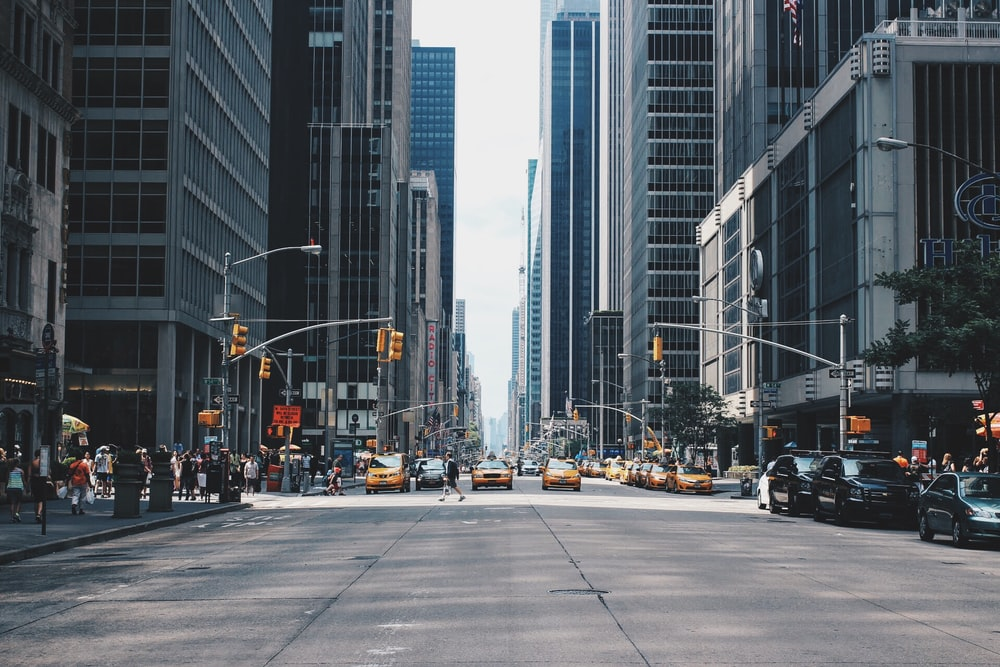
#> input picture city.jpeg, 1000 x 667 px, found by its file name
$ jupyter execute 'image transformation.ipynb'
#> lines starting #> are read from the running program, lines starting #| are printed output that depends on the picture; long printed decimals are rounded
[cell 1]
import matplotlib.pyplot as plt
import cv2

[cell 2]
import numpy as np

[cell 3]
img_path = "/Users/guoxian/workspace/courses/cvmit/city.jpeg"

[cell 4]
image = plt.imread(img_path)
#> image is the input picture: shape (667, 1000, 3); mean R, G, B 91.7, 97.5, 103.3

[cell 5]
plt.imshow(image)

[cell 6]
height, width, channel = image.shape
#> height = 667; width = 1000; channel = 3

[cell 7]
trans = np.array([
    [1, 0, 200],
    [0, 1.0, 200],
    [0, 0, 1]
])

[cell 8]
trans_img = cv2.warpPerspective(image, trans, (width, height))
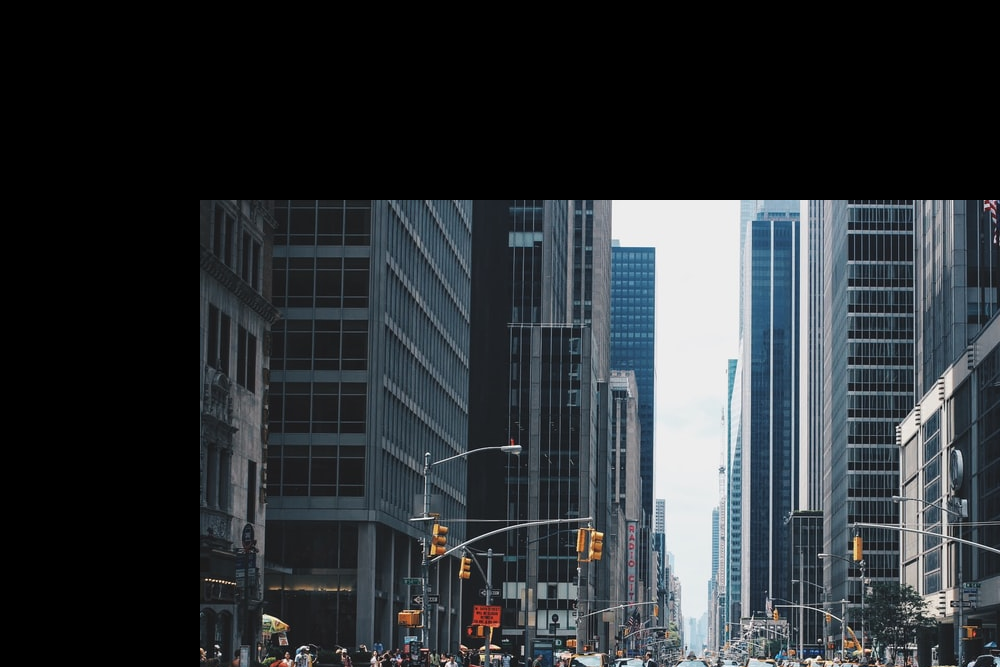
#> trans_img: shape (667, 1000, 3); mean R, G, B 45.7, 50.5, 54.3

[cell 9]
plt.imshow(trans_img)

[cell 10]
trans_affine_img = cv2.warpAffine(image, trans[:2], (width, height))

[cell 11]
plt.imshow(trans_affine_img)

[cell 12]
np.all(trans_affine_img == trans_img)
#> Out = True

[cell 13]
(trans_affine_img == trans_img).all()
#> Out = True

[cell 14]
# resize image could be done in two ways

resized_image = cv2.resize(image, None, fx=1.5, fy=1.8)
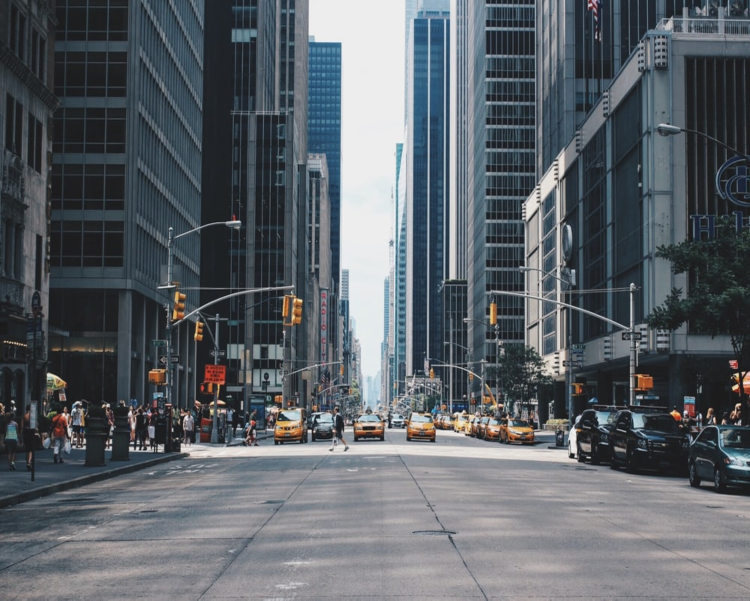
#> resized_image: shape (1201, 1500, 3) (shown at 1/2 size); mean R, G, B 91.6, 97.5, 103.3

[cell 15]
plt.imshow(resized_image)

[cell 16]
# Use perpective

M = np.array([
    [1.5, 0, 0],
    [0, 1.8, 0],
    [0, 0, 1]
])

[cell 17]
pers_resize = cv2.warpPerspective(image, M, (int(width * 2), int(height * 2.0)))
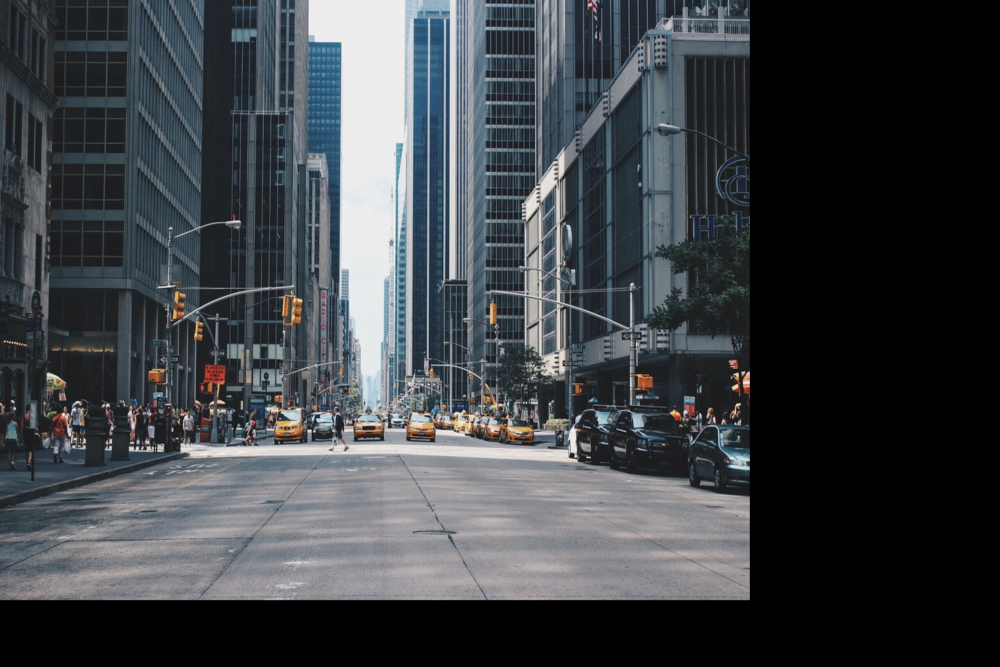
#> pers_resize: shape (1334, 2000, 3) (shown at 1/2 size); mean R, G, B 61.9, 65.8, 69.8

[cell 18]
plt.imshow(pers_resize)

[cell 19]
affine_resize = cv2.warpAffine(image, M[:2], (int(width * 1.5), int(height * 1.8)))
plt.imshow(affine_resize)

[cell 20]
# shear mapping
# Use perpective

M = np.array([
    [1, 1.5, 0],
    [0.1, 1, 0],
    [0, 0, 1]
])

[cell 21]
pers_shear = cv2.warpPerspective(image, M, (int(width * 2), int(height)))
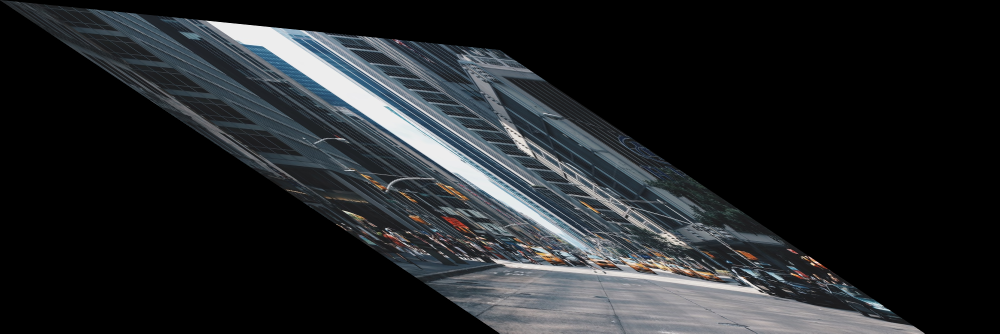
#> pers_shear: shape (667, 2000, 3) (shown at 1/2 size); mean R, G, B 34.2, 36.8, 39.1
plt.imshow(pers_shear)

[cell 22]
affine_shear = cv2.warpAffine(image, M[:2], (int(width * 2), int(height)))
plt.imshow(affine_shear)

[cell 23]
# flip

M = np.array([
    [1., 0, 0],
    [0, -1, 0.5 * height],
    [0, 0, 1]
])
#> M = [[1, 0, 0], [0, -1, 333.5], [0, 0, 1]]

# flip top down
pers_flip_image = cv2.warpPerspective(image, M, (int(width), int(height * 1.2)))
plt.imshow(pers_flip_image)

[cell 24]
# flip

M = np.array([
    [-1.0, 0, 1.2 * width],
    [0, 1, 0],
    [0, 0, 1]
])
#> M = [[-1, 0, 1200], [0, 1, 0], [0, 0, 1]]

# flip left right
pers_flip_image = cv2.warpPerspective(image, M, (int(width), int(height)))
#> pers_flip_image: shape (667, 1000, 3)
plt.imshow(pers_flip_image)

[cell 25]
theta = np.pi / 8
# This rotation angle is from x-axis to y-axis.

M = np.array([
    [np.cos(theta), -np.sin(theta), 0],
    [np.sin(theta), np.cos(theta), 0],
    [0, 0, 1]
])

# flip left right
pers_flip_image = cv2.warpPerspective(image, M, (int(width), int(height)))
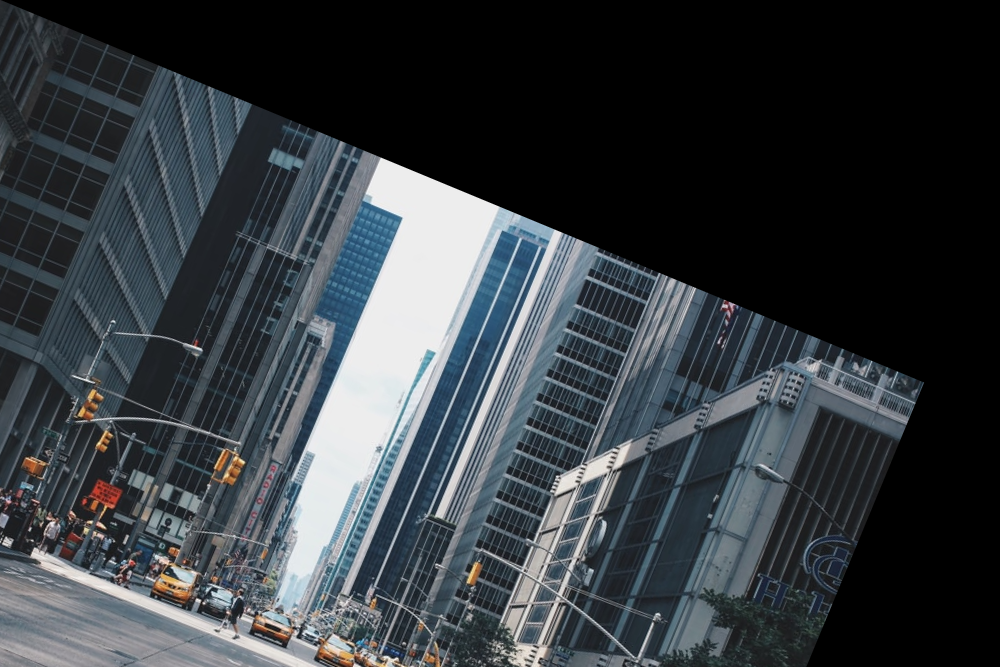
#> pers_flip_image: shape (667, 1000, 3); mean R, G, B 54, 59.5, 64
plt.imshow(pers_flip_image)

[cell 26]
theta = np.pi / 8
# This rotation angle is from x-axis to y-axis.

M = np.array([
    [np.cos(theta), -np.sin(theta), 0],
    [np.sin(theta), np.cos(theta), 0],
    [0, 0, 1]
])

# flip left right
pers_flip_image = cv2.warpAffine(image, M[:2], (int(width), int(height)))
plt.imshow(pers_flip_image)

[cell 27]
# cropping
plt.imshow(image[500:, 600:])
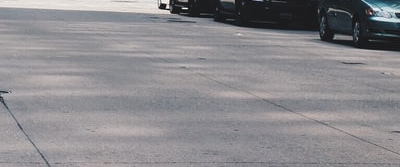
#> shown: shape (167, 400, 3); mean R, G, B 139.5, 137.8, 141.2

[cell 28]
from scipy.signal import convolve2d as conv2d
def gau(kernel_size=9):
    sigma = kernel_size / 6.0
    x_coord, y_coord = np.meshgrid(
        np.arange(-kernel_size // 2, kernel_size // 2 + 1),
        np.arange(-kernel_size // 2, kernel_size // 2 + 1)
    )
    gau = np.exp(-(x_coord ** 2 + y_coord ** 2) / (2 * sigma ** 2))

    return gau / gau.sum()

[cell 29]
import matplotlib.pyplot as plt
import numpy as np
import cv2
import copy

image = cv2.cvtColor(plt.imread("city.jpeg"), cv2.COLOR_RGB2GRAY)
#> image: shape (667, 1000); min 1, max 255, mean 96.4
image = image[:640, :992]
#> image: shape (640, 992)
plt.figure()
plt.imshow(image)

gau_pyramids = [copy.deepcopy(image)]
lap_pyramids = []

plt.title("origin image")


for i in range(3):
    smooth_image = conv2d(image, gau(5), "same")
#     print(image[:5, :5])
    shape = image.shape
    image = image[:int(shape[0] // 2 * 2), :int(shape[1] // 2 * 2)]
    # downsample
    ds_image = smooth_image[::2, ::2]
    print(ds_image[:5, :5])
    gau_pyramids.append(ds_image)
    up_image = cv2.resize(ds_image, tuple(map(lambda x : int(x * 2), ds_image.shape[::-1])))
    plt.figure()
    plt.imshow(ds_image)
    plt.title("downsample 2 ** {}".format(i + 1))
    plt.figure()

    # This laplacian is achieved by using the features before smooth-layer.
    lap_image = image - up_image

    print("Close: ", np.allclose(lap_image + cv2.resize(ds_image, tuple(map(lambda x : int(x * 2), ds_image.shape[::-1]))), image))

    print(image.shape, up_image.shape)
    lap_pyramids.append(lap_image)
    plt.imshow(lap_image)
    image = ds_image
    plt.title("LAP image")
#> this loop made 3 passes
#> (printed output is left out)
#> pass 1, `lap_image = image - up_image`:
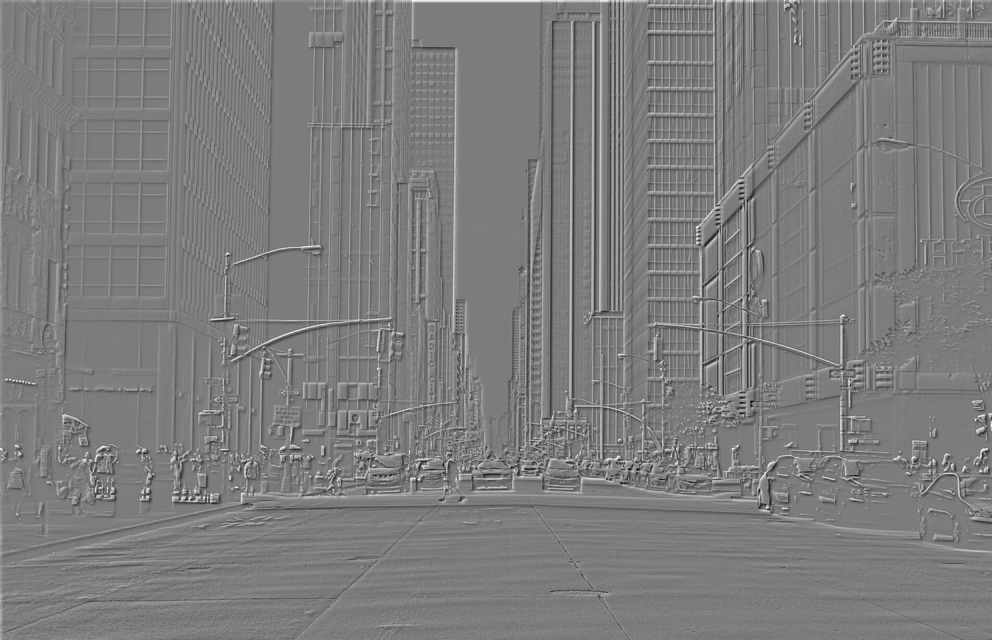
#> lap_image: shape (640, 992) float64; min -194.4, max 203, mean 0.5; drawn with min black and max white
#> after the loop:
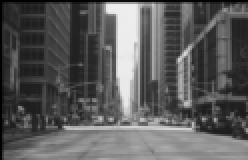
#> ds_image: shape (80, 124) float64 (shown 2 times larger); min 0.0756, max 237, mean 91.6
#> after the loop, gau_pyramids = 4 items; lap_pyramids = 3 items

res_img = gau_pyramids[-1]
print("last gau: ", res_img[:5, :5])
#| last gau:  [[ 0.07563  1.152  1.739  1.899  2.153]
#|  [ 1.175 17.960 27.005 27.927 32.690]
#|  [ 1.732 26.986  40.953 35.896 45.230]
#|  [ 1.850 27.939  40.832 34.671  40.381]
#|  [ 1.749 26.911 41.121 35.887  38.883]]

for idx, img in enumerate(gau_pyramids):
    print(idx, img.shape)
#> this loop made 4 passes
#| 0 (640, 992)
#| 1 (320, 496)
#| 2 (160, 248)
#| 3 (80, 124)
for idx, img in enumerate(lap_pyramids):
    print(idx, img.shape)

print(np.allclose(cv2.resize(gau_pyramids[-1], (248, 160)) + lap_pyramids[-1], gau_pyramids[-2]))
#| True


for i in range(3):
    print(res_img[:5, :5])
    up_image = cv2.resize(res_img, tuple(map(lambda x : int(x * 2), res_img.shape[::-1])))
    print(lap_pyramids[-i - 1].shape, up_image.shape)
    res_img = lap_pyramids[-i - 1]  + up_image
    print(np.allclose(res_img, gau_pyramids[-i - 2]))
    print(np.mean(res_img), np.mean(gau_pyramids[-i - 2]), np.abs(res_img - gau_pyramids[-i - 2]).mean())
    plt.figure()
    plt.imshow(res_img)
    plt.title("lap")
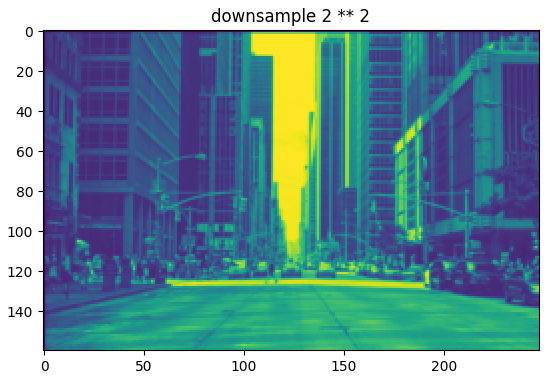
#> figure drawn by matplotlib, 1 panel
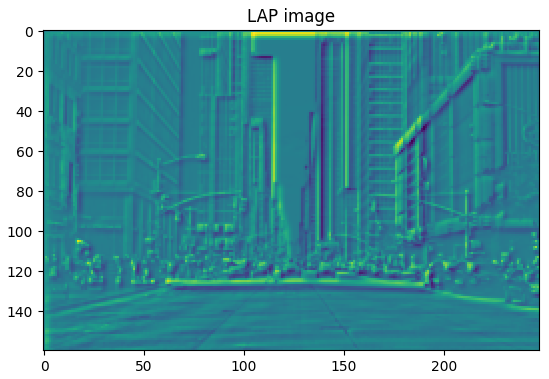
#> figure drawn by matplotlib, 1 panel

[cell 30]
res_img = gau_pyramids[-1]

for idx, img in enumerate(gau_pyramids):
    print(idx, img.shape)
for idx, img in enumerate(lap_pyramids):
    print(idx, img.shape)

print(np.allclose(cv2.resize(gau_pyramids[-1], (248, 160)) + lap_pyramids[-1], gau_pyramids[-2]))
#| True


for i in range(3):
    up_image = cv2.resize(res_img, tuple(map(lambda x : int(x * 2), res_img.shape[::-1])))
    print(lap_pyramids[-i - 1].shape, up_image.shape)
    res_img = lap_pyramids[-i - 1]  + up_image
    print(np.allclose(res_img, gau_pyramids[-i - 2]))
    print(np.mean(res_img), np.mean(gau_pyramids[-i - 2]), np.abs(res_img - gau_pyramids[-i - 2]).mean())
    plt.figure()
    plt.imshow(res_img)
    plt.title("lap")
